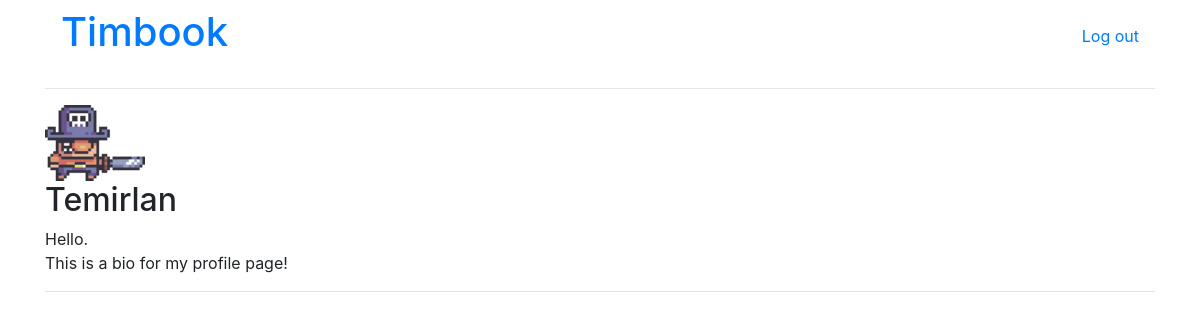
The app's page /users/Temirlan/, older data.
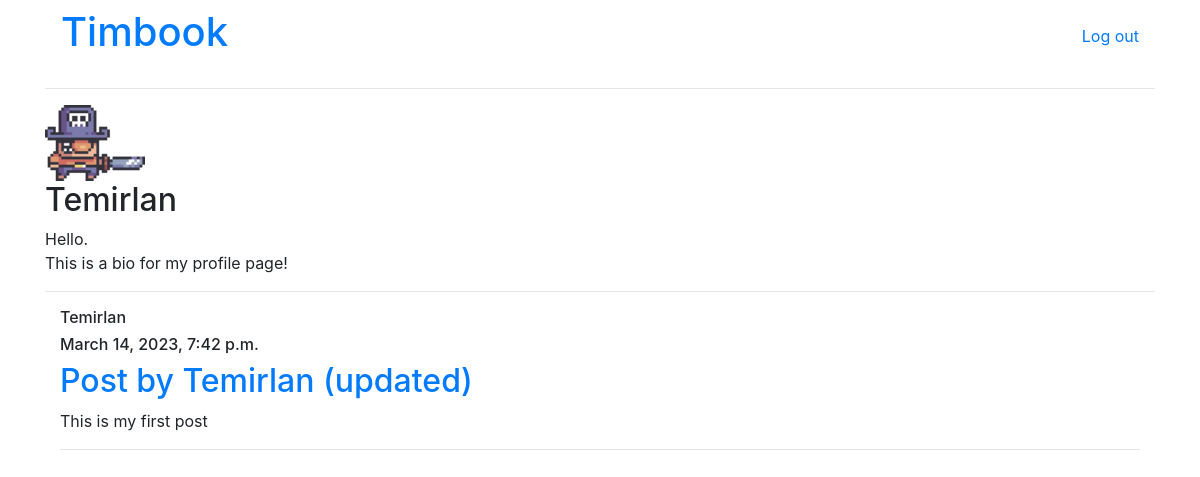
The same page, newer data.
### newsfeed/models.py (models this page shows, shortened)
class Post(models.Model):
    author = models.ForeignKey(User, on_delete=models.CASCADE)
    title = models.CharField(max_length=100)
    content = models.TextField()
    date_posted = models.DateTimeField(default=timezone.now)

### users/views.py (the view)
# urls.py: path('<str:username>/', UserPostListView.as_view(), name="profile"),
class UserPostListView(ListView):
    model = Post
    template_name = "users/profile.html"
    context_object_name = "posts"
    def get_queryset(self):
        user = get_object_or_404(User, username=self.kwargs.get('username'))
        return Post.objects.filter(author=user).order_by('-date_posted')
    def get_context_data(self, **kwargs):
        context = super().get_context_data(**kwargs)
        username = self.kwargs['username']
        user = get_object_or_404(User, username=username)
        context['profile_user'] = user
        return context

### users/templates/users/profile.html (shortened to what this page needs)
{%  extends "newsfeed/layout.html" %}
{% block body %}
    <div class="navbar">
        <a href="{% url 'newsfeed:main' %}"><h1>Timbook</h1></a>
        <a href="{% url 'users:logout' %}">Log out</a>
    </div>
    <hr>
    <img src="{{ profile_user.profile.image.url }}" width="100px">
    <h2>{{ profile_user.username }}</h2>
    <p>{{ profile_user.profile.bio|linebreaksbr|add:' '|safe }}</p>
    <hr>
    {% for post in posts %}
        <div class="container">
            <h6>{{ post.author }}</h6>
            <h6>{{ post.date_posted }}</h6>
            <a href="{% url 'newsfeed:post_detail' post.id %}"><h2>{{ post.title }}</h2></a>
            <p>{{ post.content|linebreaksbr|add:' '|safe }}</p>
            <hr>
        </div>
    {% endfor %}
{% endblock %}

Row changes from the older to the newer data that the page shows:
added Post: author "Temirlan", date_posted "March 14, 2023, 7:42 p.m.", title "Post by Temirlan (updated)", content|add "This is my first post"
